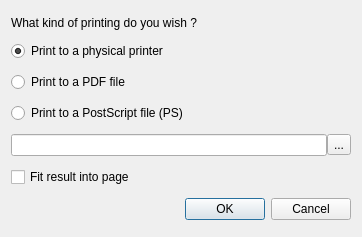
<?xml version="1.0" encoding="UTF-8"?>
<ui version="4.0">
 <class>PrintDialog</class>
 <widget class="QDialog" name="PrintDialog">
  <property name="geometry">
   <rect>
    <x>0</x>
    <y>0</y>
    <width>362</width>
    <height>237</height>
   </rect>
  </property>
  <property name="windowTitle">
   <string>Printing type choice</string>
  </property>
  <layout class="QVBoxLayout" name="verticalLayout">
   <property name="spacing">
    <number>-1</number>
   </property>
   <item>
    <widget class="QLabel" name="label">
     <property name="sizePolicy">
      <sizepolicy hsizetype="Preferred" vsizetype="Fixed">
       <horstretch>0</horstretch>
       <verstretch>0</verstretch>
      </sizepolicy>
     </property>
     <property name="text">
      <string>What kind of printing do you wish ?</string>
     </property>
    </widget>
   </item>
   <item>
    <widget class="QRadioButton" name="printerChoice">
     <property name="text">
      <string>Print to a physical printer</string>
     </property>
     <property name="checked">
      <bool>true</bool>
     </property>
    </widget>
   </item>
   <item>
    <widget class="QRadioButton" name="pdfChoice">
     <property name="text">
      <string>Print to a PDF file</string>
     </property>
     <property name="checked">
      <bool>false</bool>
     </property>
    </widget>
   </item>
   <item>
    <widget class="QRadioButton" name="psChoice">
     <property name="text">
      <string>Print to a PostScript file (PS)</string>
     </property>
    </widget>
   </item>
   <item>
    <widget class="QWidget" name="widget" native="true">
     <property name="enabled">
      <bool>true</bool>
     </property>
     <layout class="QHBoxLayout" name="horizontalLayout">
      <property name="spacing">
       <number>0</number>
      </property>
      <property name="sizeConstraint">
       <enum>QLayout::SetMaximumSize</enum>
      </property>
      <property name="margin">
       <number>0</number>
      </property>
      <item>
       <widget class="QLineEdit" name="filePathEdit">
        <property name="enabled">
         <bool>true</bool>
        </property>
       </widget>
      </item>
      <item>
       <widget class="QToolButton" name="browseButton">
        <property name="enabled">
         <bool>true</bool>
        </property>
        <property name="text">
         <string>...</string>
        </property>
       </widget>
      </item>
     </layout>
    </widget>
   </item>
   <item>
    <widget class="QCheckBox" name="fitInPageButton">
     <property name="text">
      <string>Fit result into page</string>
     </property>
    </widget>
   </item>
   <item>
    <widget class="QDialogButtonBox" name="buttonBox">
     <property name="orientation">
      <enum>Qt::Horizontal</enum>
     </property>
     <property name="standardButtons">
      <set>QDialogButtonBox::Cancel|QDialogButtonBox::Ok</set>
     </property>
    </widget>
   </item>
  </layout>
 </widget>
 <resources/>
 <connections>
  <connection>
   <sender>buttonBox</sender>
   <signal>accepted()</signal>
   <receiver>PrintDialog</receiver>
   <slot>accept()</slot>
   <hints>
    <hint type="sourcelabel">
     <x>252</x>
     <y>232</y>
    </hint>
    <hint type="destinationlabel">
     <x>157</x>
     <y>236</y>
    </hint>
   </hints>
  </connection>
  <connection>
   <sender>buttonBox</sender>
   <signal>rejected()</signal>
   <receiver>PrintDialog</receiver>
   <slot>reject()</slot>
   <hints>
    <hint type="sourcelabel">
     <x>320</x>
     <y>232</y>
    </hint>
    <hint type="destinationlabel">
     <x>286</x>
     <y>236</y>
    </hint>
   </hints>
  </connection>
 </connections>
</ui>
